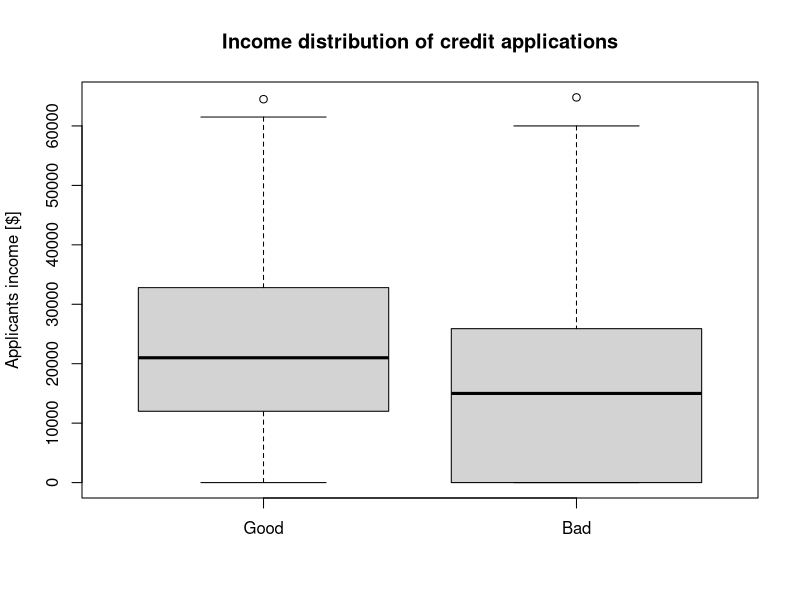
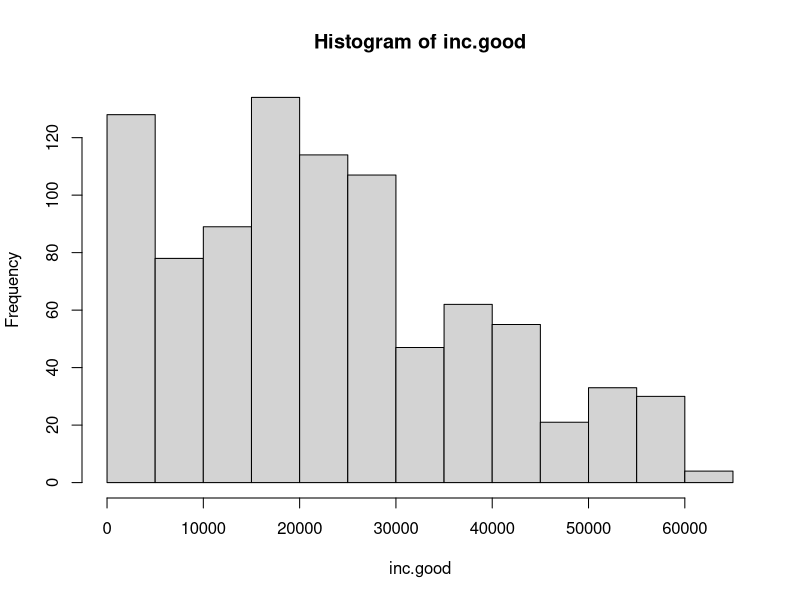
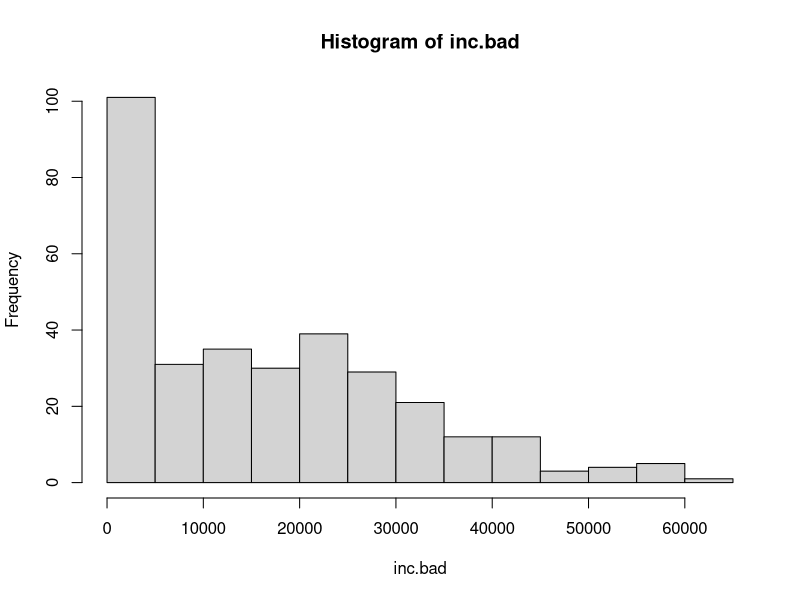
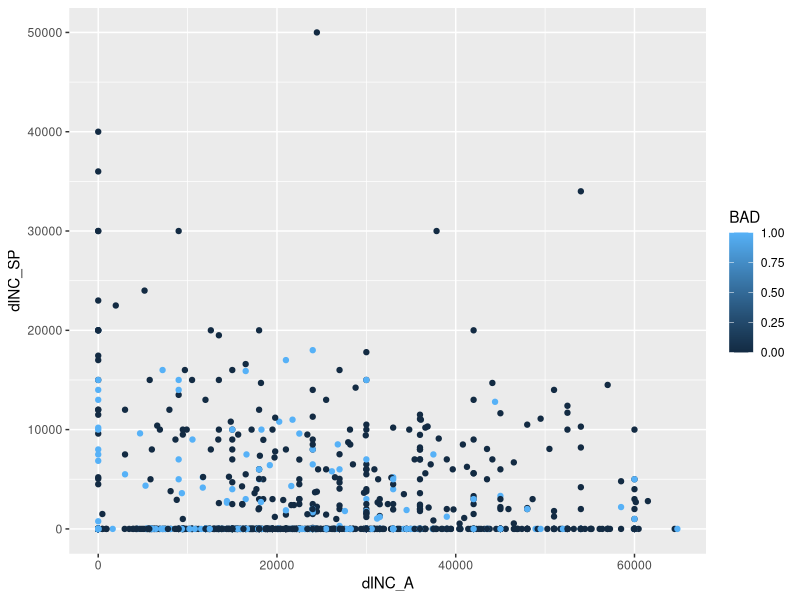
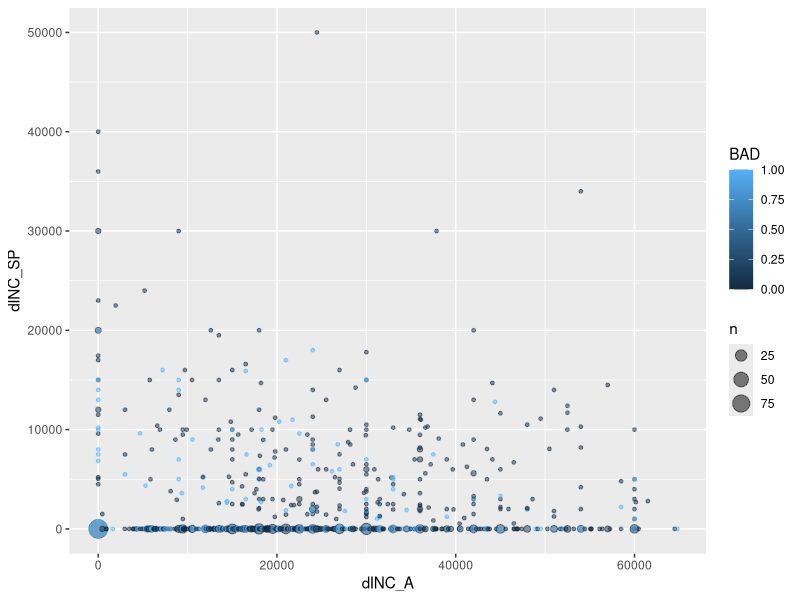

The R script that drew these images, in order:
# HW1 Ex 1
a = 3
b = 4.5
a
is.character(b)
a^2 + 1/b
sqrt(a*b)
log2(a)
sqrt(3*4.5)



# HW1 Ex 2
m.A = matrix(c(1:9), nrow=3, byrow=TRUE)
m.A[3,3] = m.A[3,3] + 1 #may try direct input value with 
m.B = matrix(c(1:9), nrow=3, byrow=FALSE)
v.y = c(1:3)
a*m.A
m.A%*%m.B
m.invA = solve(m.A)
m.A%*%m.invA
t(m.B)
m.B[1,] = 1
m.B
m.Beta = solve(t(m.A)%*%m.A)%*%t(m.A)%*%v.y
m.Beta



# HW2 Statistical analysis
setwd("C:/Users/Hector Lin/Documents/HU-courses-practice/BADS")
Loan_Data = read.csv("Loan_Data.csv",  sep = ";")

# 1. Create two variables, inc.good and inc.bad, 
# which contain the incomes of good and bad credit risks, respectively
# from dicttionary for BAD 1=bad, 0=good
# IMPORTANT: subset function!!!
#temp1 = as.data.frame(subset(Loan_Data, as.numeric(as.character(Loan_Data$BAD)) == 1))
#temp1$dINC_A = as.character(temp1$dINC_A)
#inc.bad = as.numeric(temp1$dINC_A)
#temp2 = as.data.frame(subset(Loan_Data, as.numeric(as.character(Loan_Data$BAD)) != 1))
#temp2$dINC_A = as.character(temp2$dINC_A)
#inc.good = as.numeric(temp2$dINC_A)
inc.bad = Loan_Data$dINC_A[Loan_Data$BAD == 1]
inc.good = Loan_Data$dINC_A[Loan_Data$BAD != 1]


# 2. Depict the distribution of the income of customers with a good and bad risk,
# respectively, by means of a boxplot.
boxplot(inc.good,inc.bad, names = c("Good","Bad"),
                          main = "Income distribution of credit applications",
                          ylab = "Applicants income [$]")

# 3.  Calculate the difference between 
# the average/mean income of good and bad credit applicants.
difference = mean(inc.good) - mean(inc.bad)
print(difference)
hist(inc.good)
hist(inc.bad)

# 4. Identify an appropriate statistical test to verify 
# whether the observed income difference is statistically significant. 
# Perform the test and display its results.
GBtest = t.test(inc.good,inc.bad)
print(GBtest)

# 5. Assign the test result to a variable. 
# Use the print() function to output a message that tells the user
# whether the observed income difference is significant.
if(GBtest$p.value < 0.01) { 
    print("Significant") 
    }



# HW3
# some helpful visualizations
# install.packages("ggplot2")
library("ggplot2")
qplot(data = Loan_Data, x=dINC_A, y=dINC_SP, color=BAD)
ggplot(data = Loan_Data, aes(x=dINC_A, y=dINC_SP, color = BAD)) + geom_count(alpha=0.5)



